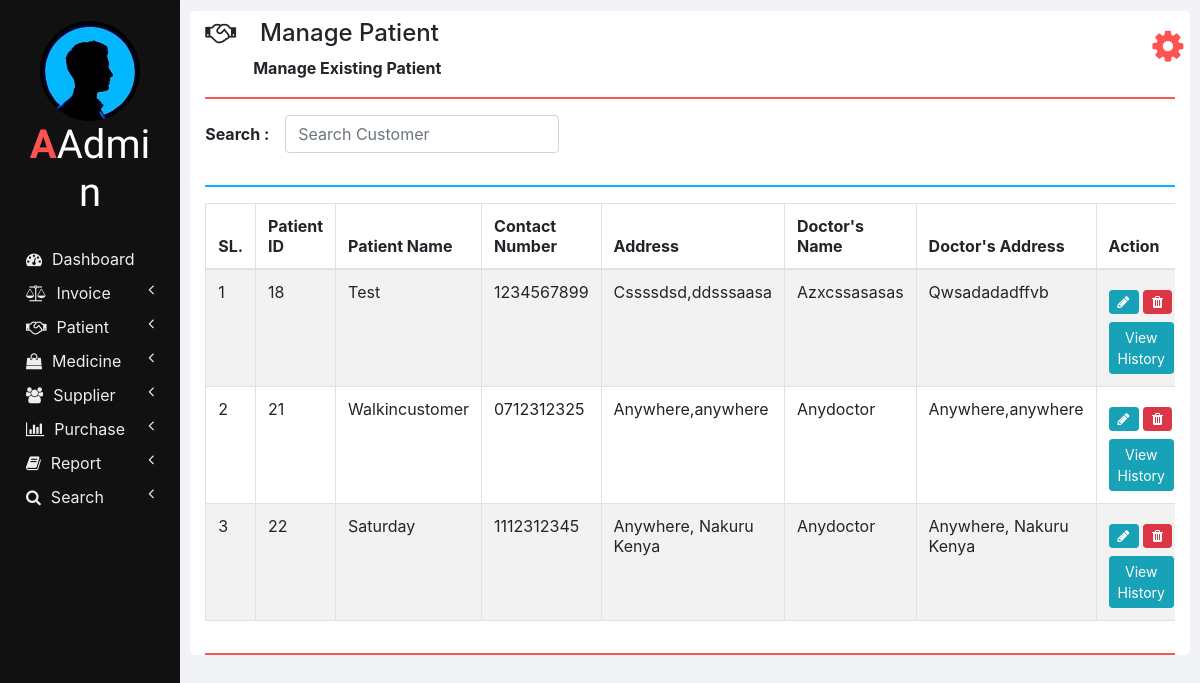
The page /manage_customer.php (signed in) on the database its author committed.
### tables this page shows
CREATE TABLE `customers` (
  `ID` int(11) NOT NULL,
  `customer_uid` varchar(100) DEFAULT NULL,
  `NAME` varchar(20) NOT NULL,
  `CONTACT_NUMBER` varchar(10) NOT NULL,
  `ADDRESS` varchar(100) NOT NULL,
  `DOCTOR_NAME` varchar(20) NOT NULL,
  `DOCTOR_ADDRESS` varchar(100) NOT NULL
);

### php/manage_customer.php (the view, shortened to what this page needs)
<?php
  function showCustomers($id) {
    require "db_connection.php";
    if($con) {
      $seq_no = 0;
      $query = "SELECT * FROM customers";
      $result = mysqli_query($con, $query);
      while($row = mysqli_fetch_array($result)) {
        $seq_no++;
        if($row['ID'] == $id)
          showEditOptionsRow($seq_no, $row);
        else
          showCustomerRow($seq_no, $row);
      }
    }
  }
  function showCustomerRow($seq_no, $row) {
    ?>
    <tr>
      <td><?php echo $seq_no; ?></td>
      <td><?php echo $row['ID'] ?></td>
      <td><?php echo $row['NAME']; ?></td>
      <td><?php echo $row['CONTACT_NUMBER']; ?></td>
      <td><?php echo $row['ADDRESS']; ?></td>
      <td><?php echo $row['DOCTOR_NAME']; ?></td>
      <td><?php echo $row['DOCTOR_ADDRESS']; ?></td>
      <td>
        <button href="" class="btn btn-info btn-sm" onclick="editCustomer(<?php echo $row['ID']; ?>);">
          <i class="fa fa-pencil"></i>
        </button>
        <button class="btn btn-danger btn-sm my-2" onclick="deleteCustomer(<?php echo $row['ID']; ?>);">
          <i class="fa fa-trash"></i>
        </button>
        <button class="btn btn-info btn-sm ">
 <a href="view_history.php?uid=<?php echo urlencode($row['customer_uid']); ?>" class="text-white" >
        View History
    </a>
  </button>
      </td>
    </tr>
    <?php
  }
  ?>

### css/sidenav.css (style rules this page uses)
body { background-color: #f1f3f6; }
.sidenav { width: 15%; height: 100vh; background-color: #222222; position: fixed; z-index: 1; flex: 1 0 auto; }
.card { width: 100%; height: 100%; top: 0; border-radius: 0; background-color: #111111; }
.logo .logo-caption { font-family: 'Poiret One', cursive; color: #ffffff; text-align: center; margin-bottom: 25px; }
.logo .profile { margin-left: 50%; border-radius: 50%; transform: translate(-50%); }
.logo .tweak { color: #ff5252; font-weight: bold; }
.main-menu-item { padding: 5px 5px; cursor: pointer; }
.main-menu-item > a { color: #eeeeee; text-decoration: none; font-size: 16px; }
.main-menu-item > a > span { margin-left: 10px; }

### css/home.css (style rules this page uses)
html, body { height: 100vh; }

### rows shown on the page
customers: seq_no "1", ID "18", NAME "Test", CONTACT_NUMBER "1234567899", ADDRESS "Cssssdsd,ddsssaasa", DOCTOR_NAME "Azxcssasasas", DOCTOR_ADDRESS "Qwsadadadffvb"
customers: seq_no "2", ID "21", NAME "Walkincustomer", CONTACT_NUMBER "0712312325", ADDRESS "Anywhere,anywhere", DOCTOR_NAME "Anydoctor", DOCTOR_ADDRESS "Anywhere,anywhere"
customers: seq_no "3", ID "22", NAME "Saturday", CONTACT_NUMBER "1112312345", ADDRESS "Anywhere, Nakuru Kenya", DOCTOR_NAME "Anydoctor", DOCTOR_ADDRESS "Anywhere, Nakuru Kenya"

### other values the page prints
$heading "Manage Patient"
$sub_heading "Manage Existing Patient"
